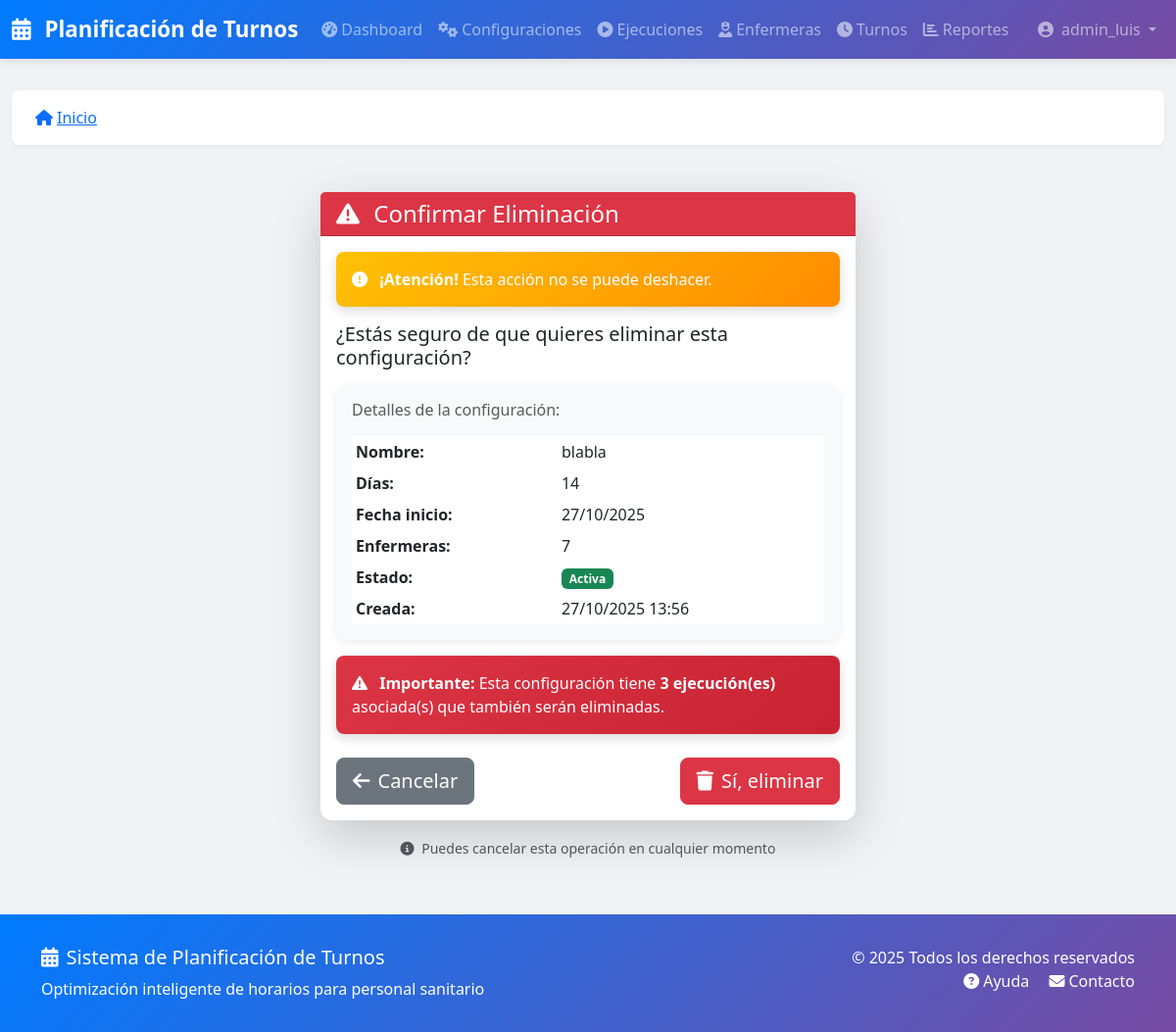
Screenshot of /configuraciones/9/eliminar/ (signed in) with the database file from the repository.
### turnos/models.py (models this page shows, shortened)
class ConfiguracionPlanificacion(models.Model):
    workspace = models.ForeignKey(
        Workspace,
        on_delete=models.CASCADE,
        related_name='configuraciones',
        null=True,
        blank=True
    )
    nombre = models.CharField(_('Nombre'), max_length=200)
    descripcion = models.TextField(_('Descripción'), blank=True)
    activa = models.BooleanField(_('Activa'), default=True)
    num_dias = models.IntegerField(
        _('Número de días'),
        validators=[MinValueValidator(7), MaxValueValidator(365)]
    )
    fecha_inicio = models.DateField(_('Fecha de inicio'))
    enfermeras = models.ManyToManyField(Enfermera, verbose_name=_('Enfermeras'))
    turnos = models.ManyToManyField(TipoTurno, verbose_name=_('Turnos'))
    turnos_por_dia = models.ManyToManyField(TipoTurno, verbose_name=_('Turnos por día'),
                                            related_name='config_turnos_por_dia', blank=True)
    demanda_por_turno = models.JSONField(
        _('Demanda por turno'),
        default=dict,
        blank=True
    )
    restricciones_duras = models.JSONField(
        _('Restricciones duras'),
        default=list,
        blank=True,
        null=True
    )
    restricciones_blandas = models.JSONField(
        _('Restricciones blandas'),
        default=list,
        blank=True,
        null=True
    )
    patrones_turnos_json = models.JSONField(
        _('Patrones de turnos (JSON)'),
        default=list,
        blank=True,
        help_text="Patrones configurados dinámicamente desde el formulario"
    )
    patrones_turnos = models.ManyToManyField(
        PatronTurnos,
        blank=True,
        related_name='configuraciones',
        help_text="Patrones predefinidos en la base de datos (legacy)"
    )
    num_trabajadores = models.IntegerField(
        _('Número de trabajadores paralelos'),
        default=4,
        validators=[MinValueValidator(1), MaxValueValidator(8)]
    )
    tiempo_maximo_segundos = models.IntegerField(
        _('Tiempo máximo en segundos'),
        default=60,
        validators=[MinValueValidator(10), MaxValueValidator(600)]
    )
    seed = models.IntegerField(_('Semilla aleatoria'), null=True, blank=True)
    creado_por = models.ForeignKey(User, on_delete=models.SET_NULL, null=True, verbose_name=_('Creado por'))
    fecha_creacion = models.DateTimeField(_('Fecha de creación'), auto_now_add=True, editable=False)
    fecha_modificacion = models.DateTimeField(_('Fecha de modificación'), auto_now=True, editable=False)
    class Meta:
        verbose_name = _('Configuración de Planificación')
        verbose_name_plural = _('Configuraciones de Planificación')
        ordering = ['-fecha_inicio']

### turnos/views.py (the view, shortened to what this page needs)
# urls.py: path('configuraciones/<int:pk>/eliminar/', views.ConfiguracionDeleteView.as_view(), name='config_eliminar'),
class ConfiguracionDeleteView(LoginRequiredMixin, OwnerRequiredMixin, DeleteView):
    model = ConfiguracionPlanificacion
    template_name = 'turnos/configuration_confirm_delete.html'
    success_url = reverse_lazy('turnos:config_lista')
    owner_field = 'creado_por'

### turnos/mixins.py (called while the page is built)
    def test_func(self):
        obj = self.get_object()
        return (
                self.request.user.is_superuser or
                getattr(obj, self.owner_field, None) == self.request.user
        )

### turnos/templates/turnos/configuration_confirm_delete.html (shortened to what this page needs)
{% extends 'base.html' %}
{% load static %}
{% load i18n %}
{% block content %}
<div class="container py-4">
    <div class="row justify-content-center">
        <div class="col-lg-6">
            <div class="card shadow-lg border-danger">
                <div class="card-header bg-danger text-white">
                    <h4 class="mb-0">
                        <i class="fas fa-exclamation-triangle me-2"></i>
                        Confirmar Eliminación
                    </h4>
                </div>
                <div class="card-body">
                    <div class="alert alert-warning">
                        <i class="fas fa-exclamation-circle me-2"></i>
                        <strong>¡Atención!</strong> Esta acción no se puede deshacer.
                    </div>
                    <h5 class="mb-3">¿Estás seguro de que quieres eliminar esta configuración?</h5>
                    <div class="card mb-3 bg-light">
                        <div class="card-body">
                            <h6 class="text-muted mb-3">Detalles de la configuración:</h6>
                            <table class="table table-sm table-borderless mb-0">
                                <tbody>
                                    <tr>
                                        <td><strong>Nombre:</strong></td>
                                        <td>{{ object.nombre }}</td>
                                    </tr>
                                    <tr>
                                        <td><strong>Días:</strong></td>
                                        <td>{{ object.num_dias }}</td>
                                    </tr>
                                    <tr>
                                        <td><strong>Fecha inicio:</strong></td>
                                        <td>{{ object.fecha_inicio|date:"d/m/Y" }}</td>
                                    </tr>
                                    <tr>
                                        <td><strong>Enfermeras:</strong></td>
                                        <td>{{ object.enfermeras.count }}</td>
                                    </tr>
                                    <tr>
                                        <td><strong>Estado:</strong></td>
                                        <td>
                                            {% if object.activa %}
                                                <span class="badge bg-success">Activa</span>
                                            {% else %}
                                                <span class="badge bg-secondary">Inactiva</span>
                                            {% endif %}
                                        </td>
                                    </tr>
                                    <tr>
                                        <td><strong>Creada:</strong></td>
                                        <td>{{ object.fecha_creacion|date:"d/m/Y H:i" }}</td>
                                    </tr>
                                </tbody>
                            </table>
                        </div>
                    </div>
                    {% if object.ejecuciones.exists %}
                    <div class="alert alert-danger">
                        <i class="fas fa-exclamation-triangle me-2"></i>
                        <strong>Importante:</strong> Esta configuración tiene
                        <strong>{{ object.ejecuciones.count }} ejecución(es)</strong> asociada(s)
                        que también serán eliminadas.
                    </div>
                    {% endif %}
                    <form method="post" class="mt-4">
                        <div class="d-flex justify-content-between align-items-center">
                            <a href="{% url 'turnos:config_detalle' object.pk %}" class="btn btn-secondary btn-lg">
                                <i class="fas fa-arrow-left me-2"></i>Cancelar
                            </a>
                            <button type="submit" class="btn btn-danger btn-lg" id="btnEliminar">
                                <i class="fas fa-trash me-2"></i>Sí, eliminar
                            </button>
                        </div>
                    </form>
                </div>
            </div>
            <div class="text-center mt-3">
                <small class="text-muted">
                    <i class="fas fa-info-circle me-1"></i>
                    Puedes cancelar esta operación en cualquier momento
                </small>
            </div>
        </div>
    </div>
</div>
{% endblock %}

### turnos/templates/base.html (shortened to what this page needs)
{% load static %}
{% load i18n %}
<!DOCTYPE html>
<html lang="es">
<head>
    <link href="https://cdn.jsdelivr.net/npm/bootstrap@5.3.0/dist/css/bootstrap.min.css" rel="stylesheet">
    <link rel="stylesheet" href="https://cdnjs.cloudflare.com/ajax/libs/font-awesome/6.4.0/css/all.min.css">
</head>
<body>
    <nav class="navbar navbar-expand-lg navbar-dark">
        <div class="container-fluid">
            <a class="navbar-brand" href="{% url 'turnos:dashboard' %}">
                <i class="fas fa-calendar-alt me-2"></i>
                Planificación de Turnos
            </a>
            <div class="collapse navbar-collapse" id="navbarNav">
                <ul class="navbar-nav me-auto">
                    <li class="nav-item">
                        <a class="nav-link" href="{% url 'turnos:dashboard' %}">
                            <i class="fas fa-tachometer-alt me-1"></i>Dashboard
                        </a>
                    </li>
                    <li class="nav-item">
                        <a class="nav-link" href="{% url 'turnos:config_lista' %}">
                            <i class="fas fa-cogs me-1"></i>Configuraciones
                        </a>
                    </li>
                    <li class="nav-item">
                        <a class="nav-link" href="{% url 'turnos:ejecucion_lista' %}">
                            <i class="fas fa-play-circle me-1"></i>Ejecuciones
                        </a>
                    </li>
                    <li class="nav-item">
                        <a class="nav-link" href="{% url 'turnos:enfermera_lista' %}">
                            <i class="fas fa-user-nurse me-1"></i>Enfermeras
                        </a>
                    </li>
                    <li class="nav-item">
                        <a class="nav-link" href="{% url 'turnos:tipo_turno_lista' %}">
                            <i class="fas fa-clock me-1"></i>Turnos
                        </a>
                    </li>
                    <li class="nav-item">
                        <a class="nav-link" href="{% url 'turnos:reportes' %}">
                            <i class="fas fa-chart-bar me-1"></i>Reportes
                        </a>
                    </li>
                </ul>
                <ul class="navbar-nav">
                    {% if user.is_authenticated %}
                    <li class="nav-item dropdown">
                        <a class="nav-link dropdown-toggle" href="#" id="userDropdown" role="button" data-bs-toggle="dropdown">
                            <i class="fas fa-user-circle me-1"></i>
                            {{ user.get_full_name|default:user.username }}
                        </a>
                    </li>
                    {% else %}
                    <li class="nav-item">
                        <a class="nav-link" href="{% url 'accounts:login' %}">
                            <i class="fas fa-sign-in-alt me-1"></i>Iniciar Sesión
                        </a>
                    </li>
                    {% endif %}
                </ul>
            </div>
        </div>
    </nav>
    <main class="main-content">
        <div class="container-fluid">
            {% block breadcrumb %}
            <nav aria-label="breadcrumb">
                <ol class="breadcrumb">
                    <li class="breadcrumb-item">
                        <a href="{% url 'turnos:dashboard' %}">
                            <i class="fas fa-home me-1"></i>Inicio
                        </a>
                    </li>
                </ol>
            </nav>
            {% endblock %}
            {% block content %}{% endblock %}
        </div>
    </main>
    <footer>
        <div class="container">
            <div class="row">
                <div class="col-md-6">
                    <h5><i class="fas fa-calendar-alt me-2"></i>Sistema de Planificación de Turnos</h5>
                    <p class="mb-0">Optimización inteligente de horarios para personal sanitario</p>
                </div>
                <div class="col-md-6 text-md-end">
                    <p class="mb-0">&copy; 2025 Todos los derechos reservados</p>
                    <p class="mb-0">
                        <a href="#" class="text-white text-decoration-none me-3">
                            <i class="fas fa-question-circle me-1"></i>Ayuda
                        </a>
                        <a href="#" class="text-white text-decoration-none">
                            <i class="fas fa-envelope me-1"></i>Contacto
                        </a>
                    </p>
                </div>
            </div>
        </div>
    </footer>
    <link rel="stylesheet" href="{% static 'css/custom.css' %}">
</body>
</html>

### turnos/templates/base.html (style rules this page uses)
:root { --primary-color: #667eea; --secondary-color: #764ba2; --success-color: #28a745; --danger-color: #dc3545; --warning-color: #ffc107; --info-color: #17a2b8; --dark-color: #343a40; --light-color: #f8f9fa; }
body { font-family: 'Segoe UI', Tahoma, Geneva, Verdana, sans-serif; background-color: #f0f2f5; min-height: 100vh; display: flex; flex-direction: column; }
.navbar { background: linear-gradient(135deg, var(--primary-color), var(--secondary-color)); box-shadow: 0 2px 10px rgba(0,0,0,0.1); }
.navbar-brand { font-weight: 700; font-size: 1.4rem; }
.main-content { flex: 1; padding: 2rem 0; }
.breadcrumb { background: white; padding: 1rem 1.5rem; border-radius: 8px; box-shadow: 0 2px 4px rgba(0,0,0,0.05); margin-bottom: 1.5rem; }
.card { border: none; border-radius: 12px; box-shadow: 0 2px 8px rgba(0,0,0,0.08); transition: all 0.3s ease; }
footer { background: linear-gradient(135deg, var(--primary-color), var(--secondary-color)); color: white; padding: 2rem 0; margin-top: auto; }
.alert { margin-bottom: 1rem; box-shadow: 0 4px 12px rgba(0,0,0,0.15); border: none; border-radius: 8px; }
.alert-error, .alert-danger { background: linear-gradient(135deg, #dc3545, #c82333); color: white; }
.alert-warning { background: linear-gradient(135deg, #ffc107, #ff8c00); color: white; }
.table { background: white; }

### rows the page displays
ConfiguracionPlanificacion: nombre "blabla", num_dias "14", fecha_inicio "27/10/2025", enfermeras.count "7", fecha_creacion "27/10/2025 13:56", ejecuciones.count "3"

### other values shown
{{ user.get_full_name|default:user.username }} "admin_luis"
